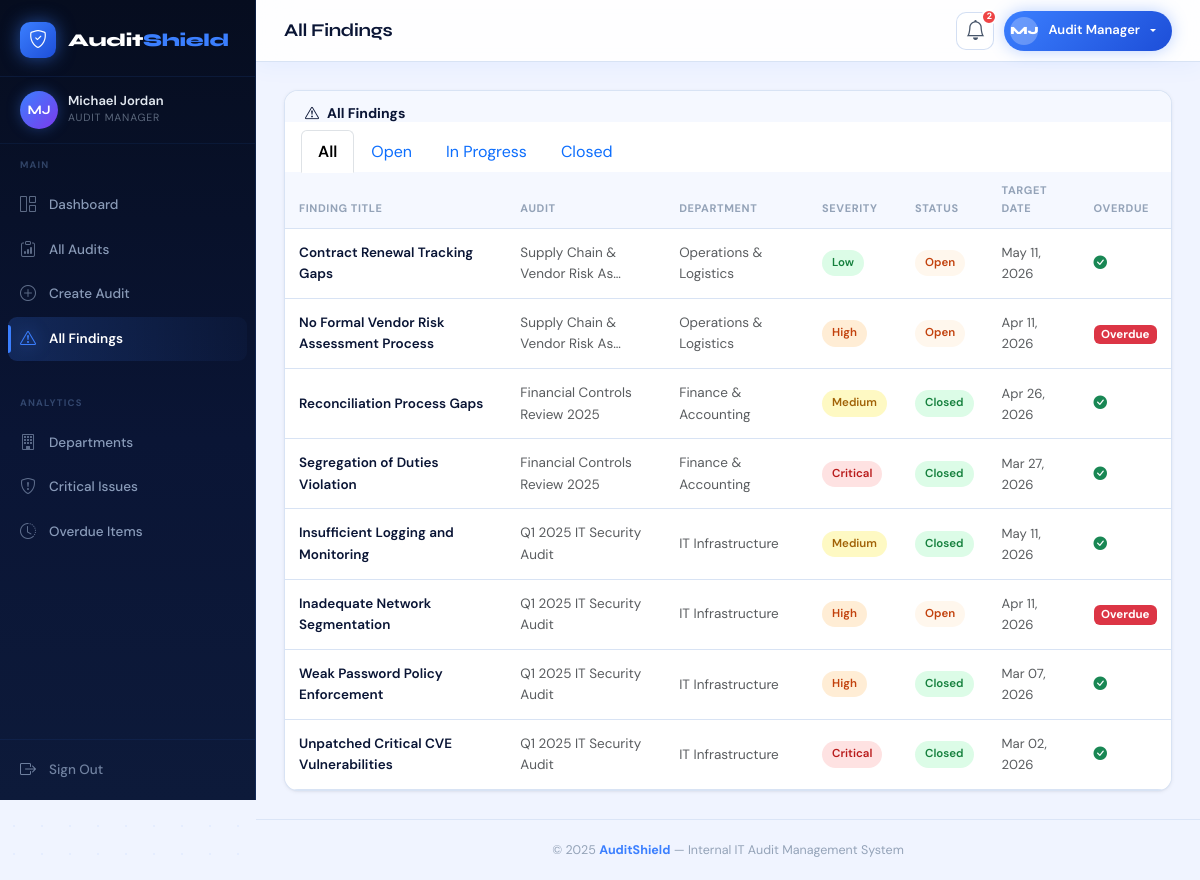
Screenshot of /findings/ (signed in) with the database file from the repository.
### audits/models.py (models this page shows, shortened)
class Finding(models.Model):
    SEVERITY_CHOICES = [
        ('low', 'Low'),
        ('medium', 'Medium'),
        ('high', 'High'),
        ('critical', 'Critical'),
    ]
    STATUS_CHOICES = [
        ('open', 'Open'),
        ('in_progress', 'In Progress'),
        ('closed', 'Closed'),
    ]
    audit = models.ForeignKey(Audit, on_delete=models.CASCADE, related_name='findings')
    title = models.CharField(max_length=255)
    description = models.TextField()
    severity = models.CharField(max_length=20, choices=SEVERITY_CHOICES)
    recommendation = models.TextField()
    target_closure_date = models.DateField()
    status = models.CharField(max_length=20, choices=STATUS_CHOICES, default='open')
    response_notes = models.TextField(blank=True)
    created_at = models.DateTimeField(auto_now_add=True)
    updated_at = models.DateTimeField(auto_now=True)
    closed_at = models.DateTimeField(null=True, blank=True)
    class Meta:
        ordering = ['-created_at']

class Audit(models.Model):
    STATUS_CHOICES = [
        ('planned', 'Planned'),
        ('ongoing', 'Ongoing'),
        ('closed', 'Closed'),
    ]
    title = models.CharField(max_length=255)
    department = models.ForeignKey(Department, on_delete=models.PROTECT, related_name='audits')
    assigned_auditor = models.ForeignKey(
        User, on_delete=models.SET_NULL, null=True, blank=True, related_name='assigned_audits'
    )
    created_by = models.ForeignKey(
        User, on_delete=models.SET_NULL, null=True, blank=True, related_name='created_audits'
    )
    start_date = models.DateField()
    end_date = models.DateField()
    status = models.CharField(max_length=20, choices=STATUS_CHOICES, default='planned')
    objectives = models.TextField(blank=True)
    scope = models.TextField(blank=True)
    created_at = models.DateTimeField(auto_now_add=True)
    updated_at = models.DateTimeField(auto_now=True)
    class Meta:
        ordering = ['-created_at']

class Department(models.Model):
    name = models.CharField(max_length=150, unique=True)
    description = models.TextField(blank=True)
    head_user = models.ForeignKey(
        User, null=True, blank=True, on_delete=models.SET_NULL, related_name='headed_departments'
    )
    created_at = models.DateTimeField(auto_now_add=True)
    class Meta:
        ordering = ['name']

### audits/views.py (the view, shortened to what this page needs)
# urls.py: path('findings/',           views.finding_list,         name='finding_list'),
@never_cache
@login_required
@read_access_required
def finding_list(request):
    try:
        role = request.user.profile.role
    except Exception:
        role = 'auditee_head'
    if role in ('audit_manager', 'observer'):
        findings = Finding.objects.select_related(
            'audit', 'audit__department'
        ).order_by('-created_at')
    status_filter = request.GET.get('status', '')
    if status_filter:
        findings = findings.filter(status=status_filter)
    today = date.today()
    findings = list(findings)
    for f in findings:
        f.overdue = (f.target_closure_date < today and f.status != 'closed')
    context = {
        'findings': findings,
        'status_filter': status_filter,
        'page_title': 'All Findings',
    }
    return render(request, 'audits/finding_list.html', context)

### audits/templates/audits/finding_list.html (shortened to what this page needs)
{% extends 'audits/base.html' %}
{% load static %}
{% block page_title %}All Findings{% endblock %}
{% block content %}
<div class="content-card">
  <div class="content-card-header border-bottom-0 pb-0">
    <h5><i class="bi bi-exclamation-triangle me-2"></i>All Findings</h5>
  </div>
  <div class="px-3 pt-2 pb-0">
    <ul class="nav nav-tabs border-0">
      <li class="nav-item">
        <a class="nav-link {% if not status_filter %}active fw-semibold{% endif %}"
           href="{% url 'finding_list' %}">All</a>
      </li>
      <li class="nav-item">
        <a class="nav-link {% if status_filter == 'open' %}active fw-semibold{% endif %}"
           href="{% url 'finding_list' %}?status=open">Open</a>
      </li>
      <li class="nav-item">
        <a class="nav-link {% if status_filter == 'in_progress' %}active fw-semibold{% endif %}"
           href="{% url 'finding_list' %}?status=in_progress">In Progress</a>
      </li>
      <li class="nav-item">
        <a class="nav-link {% if status_filter == 'closed' %}active fw-semibold{% endif %}"
           href="{% url 'finding_list' %}?status=closed">Closed</a>
      </li>
    </ul>
  </div>
  <div class="content-card-body p-0">
    {% if findings %}
    <div class="table-responsive">
      <table class="table table-modern table-hover mb-0">
        <thead>
          <tr>
            <th class="ps-3">Finding Title</th>
            <th>Audit</th>
            <th>Department</th>
            <th>Severity</th>
            <th>Status</th>
            <th>Target Date</th>
            <th>Overdue</th>
          </tr>
        </thead>
        <tbody>
          {% for finding in findings %}
          <tr>
            <td class="ps-3">
              <a href="{% url 'finding_detail' finding.pk %}" class="text-decoration-none fw-semibold text-navy">
                {{ finding.title|truncatechars:45 }}
              </a>
            </td>
            <td>
              <a href="{% url 'audit_detail' finding.audit.pk %}" class="text-decoration-none text-muted">
                {{ finding.audit.title|truncatechars:30 }}
              </a>
            </td>
            <td><span class="text-muted">{{ finding.audit.department.name }}</span></td>
            <td>
              <span class="severity-badge severity-{{ finding.severity }}">
                {{ finding.get_severity_display }}
              </span>
            </td>
            <td>
              <span class="status-badge status-{{ finding.status }}">
                {{ finding.get_status_display }}
              </span>
            </td>
            <td class="text-muted" style="font-size:0.82rem;">
              {{ finding.target_closure_date|date:"M d, Y" }}
            </td>
            <td>
              {% if finding.overdue %}
              <span class="badge bg-danger" style="font-size:0.72rem;">Overdue</span>
              {% else %}
              <i class="bi bi-check-circle-fill text-success"></i>
              {% endif %}
            </td>
          </tr>
          {% endfor %}
        </tbody>
      </table>
    </div>
    {% endif %}
  </div>
</div>
{% endblock %}

### audits/templates/audits/base.html (shortened to what this page needs)
{% load static %}
<!DOCTYPE html>
<html lang="en">
<head>
  <link href="https://cdn.jsdelivr.net/npm/bootstrap@5.3.2/dist/css/bootstrap.min.css" rel="stylesheet">
  <link href="https://cdn.jsdelivr.net/npm/bootstrap-icons@1.11.3/font/bootstrap-icons.min.css" rel="stylesheet">
  <link rel="stylesheet" href="{% static 'audits/css/main.css' %}">
</head>
<body class="as-body">
<aside class="as-sidebar">
  <a href="{% url 'dashboard' %}" class="as-brand">
    <div class="as-brand-icon">
      <i class="bi bi-shield-check"></i>
    </div>
    <span class="as-brand-text">Audit<span>Shield</span></span>
  </a>
  <div class="as-user-area">
    <div class="as-avatar">
      {{ request.user.first_name|slice:":1"|upper }}{{ request.user.last_name|slice:":1"|upper }}
    </div>
    <div class="as-user-info">
      <div class="as-user-name">
        {{ request.user.get_full_name|default:request.user.username }}
      </div>
      <div class="as-user-role">
        {% if is_manager %}Audit Manager
        {% elif is_auditee %}Auditee Head
        {% elif is_observer %}Admin Observer
        {% else %}User{% endif %}
      </div>
    </div>
  </div>
  <div class="as-section-label">Main</div>
  <ul class="as-nav">
    <li>
      <a href="{% url 'dashboard' %}" class="as-nav-link">
        <i class="bi bi-grid-1x2"></i> Dashboard
      </a>
    </li>
    <li>
      <a href="{% url 'audit_list' %}" class="as-nav-link">
        <i class="bi bi-clipboard-data"></i> All Audits
      </a>
    </li>
    {% if is_manager %}
    <li>
      <a href="{% url 'audit_create' %}" class="as-nav-link">
        <i class="bi bi-plus-circle"></i> Create Audit
      </a>
    </li>
    {% endif %}
    <li>
      <a href="{% url 'finding_list' %}" class="as-nav-link">
        <i class="bi bi-exclamation-triangle"></i> All Findings
      </a>
    </li>
  </ul>
  {% if is_manager or is_observer %}
  <div class="as-section-label">Analytics</div>
  <ul class="as-nav">
    <li>
      <a href="{% url 'department_analytics' %}" class="as-nav-link">
        <i class="bi bi-building"></i> Departments
      </a>
    </li>
    <li>
      <a href="{% url 'critical_issues' %}" class="as-nav-link">
        <i class="bi bi-shield-exclamation"></i> Critical Issues
      </a>
    </li>
    <li>
      <a href="{% url 'overdue_items' %}" class="as-nav-link">
        <i class="bi bi-clock-history"></i> Overdue Items
      </a>
    </li>
  </ul>
  {% endif %}
  <div class="as-spacer"></div>
  <div class="as-sidebar-footer">
    <a href="{% url 'logout' %}" class="as-signout">
      <i class="bi bi-box-arrow-right"></i>
      <span>Sign Out</span>
    </a>
  </div>
</aside>
<div class="as-main">
  <header class="as-topbar">
    <div class="as-topbar-title">
      {% block page_title %}Dashboard{% endblock %}
    </div>
    <div class="as-topbar-right">
      <a href="{% url 'overdue_items' %}"
         class="as-icon-btn"
         data-bs-toggle="tooltip" title="Overdue Items">
        <i class="bi bi-bell fs-5"></i>
        {% if overdue_count and overdue_count > 0 %}
        <span class="as-notif-badge">{{ overdue_count }}</span>
        {% endif %}
      </a>
      <div class="dropdown">
        <button class="as-user-btn dropdown-toggle"
                type="button" data-bs-toggle="dropdown"
                aria-expanded="false">
          <span class="as-user-btn-avatar">
            {{ request.user.first_name|slice:":1"|upper }}{{ request.user.last_name|slice:":1"|upper }}
          </span>
          <span class="d-none d-md-inline ms-1">
            {% if is_manager %}Audit Manager
            {% elif is_auditee %}Auditee Head
            {% elif is_observer %}Admin Observer
            {% else %}User{% endif %}
          </span>
        </button>
      </div>
    </div>
  </header>
  <div class="as-page-body">
    {% block content %}{% endblock %}
  </div>
  <footer class="as-footer">
    &copy; 2025 <strong style="color:#3b7fff;">AuditShield</strong>
    &mdash; Internal IT Audit Management System
  </footer>
</div>
</body>
</html>

### rows the page displays
Finding: title "Contract Renewal Tracking Gaps", audit "Supply Chain & Vendor Risk As…", audit.department.name "Operations & Logistics", severity "Low", status "Open", target_closure_date "May 11, 2026"
Finding: title "No Formal Vendor Risk Assessment Process", audit "Supply Chain & Vendor Risk As…", audit.department.name "Operations & Logistics", severity "High", status "Open", target_closure_date "Apr 11, 2026", shows "Overdue"
Finding: title "Reconciliation Process Gaps", audit "Financial Controls Review 2025", audit.department.name "Finance & Accounting", severity "Medium", status "Closed", target_closure_date "Apr 26, 2026"
Finding: title "Segregation of Duties Violation", audit "Financial Controls Review 2025", audit.department.name "Finance & Accounting", severity "Critical", status "Closed", target_closure_date "Mar 27, 2026"
Finding: title "Insufficient Logging and Monitoring", audit "Q1 2025 IT Security Audit", audit.department.name "IT Infrastructure", severity "Medium", status "Closed", target_closure_date "May 11, 2026"
Finding: title "Inadequate Network Segmentation", audit "Q1 2025 IT Security Audit", audit.department.name "IT Infrastructure", severity "High", status "Open", target_closure_date "Apr 11, 2026", shows "Overdue"
Finding: title "Weak Password Policy Enforcement", audit "Q1 2025 IT Security Audit", audit.department.name "IT Infrastructure", severity "High", status "Closed", target_closure_date "Mar 07, 2026"
Finding: title "Unpatched Critical CVE Vulnerabilities", audit "Q1 2025 IT Security Audit", audit.department.name "IT Infrastructure", severity "Critical", status "Closed", target_closure_date "Mar 02, 2026"

### other values shown
{{ request.user.first_name|slice:":1"|upper }} "M"
{{ request.user.last_name|slice:":1"|upper }} "J"
{{ request.user.get_full_name|default:request.user.username }} "Michael Jordan"
{{ overdue_count }} "2"
